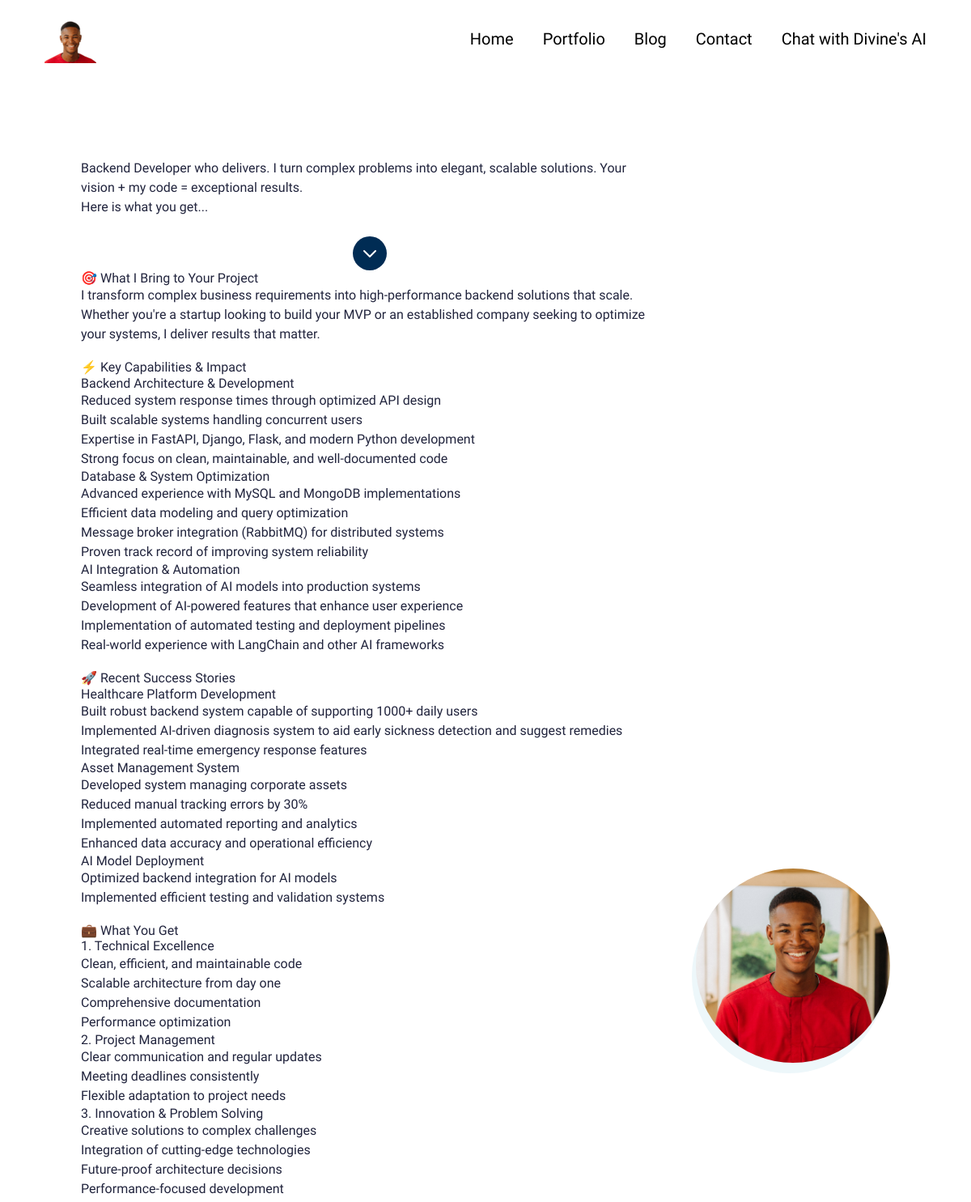
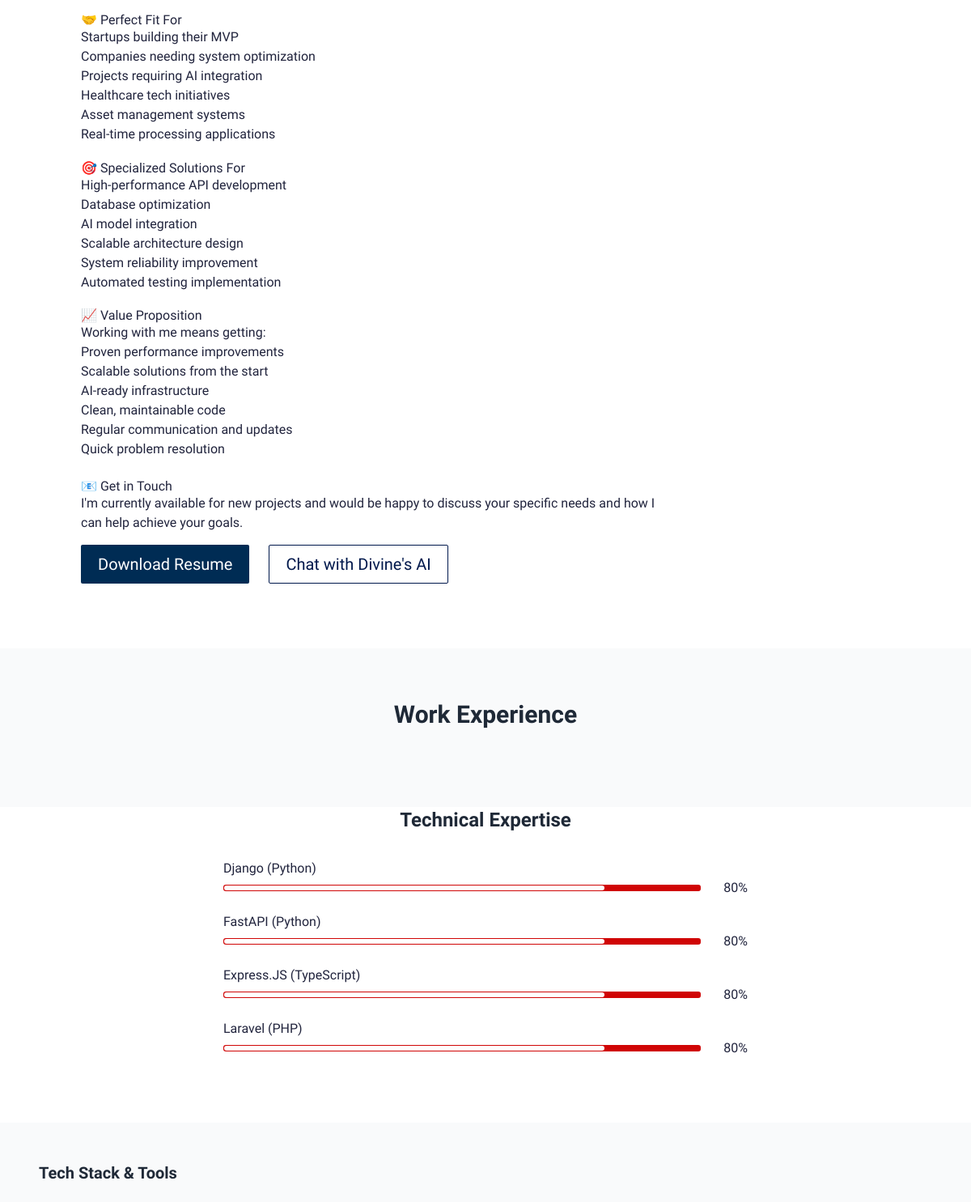
Before: / (upper part) with the older database file (2 pictures, top to bottom).
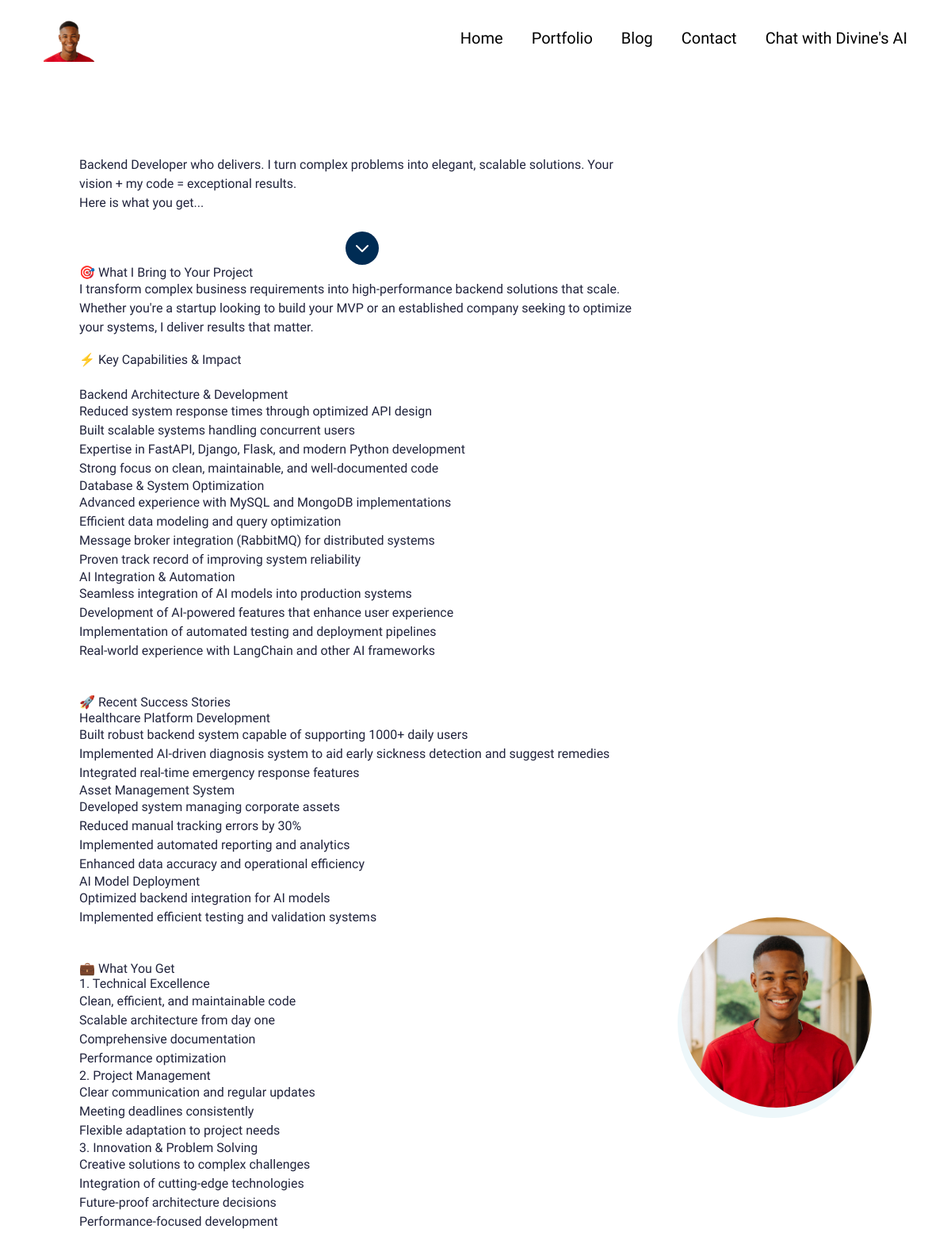
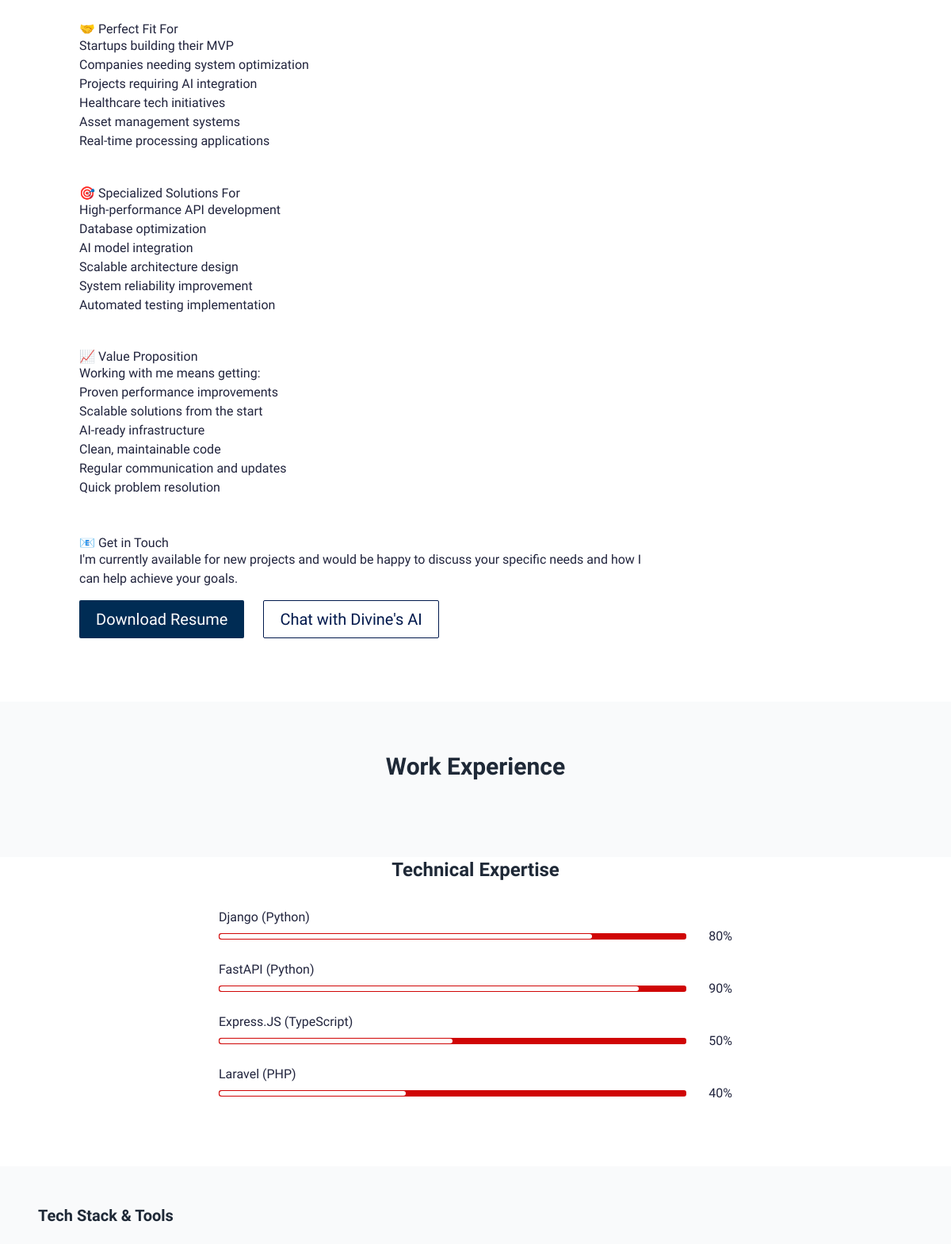
After: the same page with the newer database file (2 pictures, top to bottom).
### main/models.py (models this page shows, shortened)
class UserProfile(models.Model):
    class Meta:
        verbose_name = 'User Profile'
        verbose_name_plural = 'User Profiles'
    user = models.OneToOneField(User, on_delete=models.CASCADE)
    avatar = models.ImageField(upload_to='avatar/', blank=True, null=True)
    title = models.CharField(max_length=20, blank=True, null=True)
    bio = models.TextField(blank=True, null=True)
    skills = models.ManyToManyField(Skill, blank=True)
    cv = models.FileField(upload_to='cv/', blank=True, null=True)

class AboutMe(models.Model):
    headline = models.CharField(max_length=200)
    short_bio = models.TextField(help_text="Brief introduction that's always visible")
    detailed_bio = RichTextField(help_text="Detailed information shown when expanded")
    profile_image = models.ImageField(upload_to='profile/', blank=True, null=True)
    resume_file = models.FileField(upload_to='documents/', blank=True, null=True)
    github_url = models.URLField(blank=True)
    linkedin_url = models.URLField(blank=True)
    twitter_url = models.URLField(blank=True)
    email = models.EmailField(blank=True)
    class Meta:
        verbose_name_plural = "About Me"

class Skill(models.Model):
    LEVEL_CHOICES = [
        ('Beginner', 'Beginner'),
        ('Intermediate', 'Intermediate'),
        ('Advanced', 'Advanced'),
        ('Expert', 'Expert'),
    ]
    COLOR_SCHEMES = [
        ('pink', 'Pink - Beginner'),
        ('blue', 'Blue - Intermediate'),
        ('purple', 'Purple - Advanced'),
        ('green', 'Green - Expert'),
    ]
    class Meta:
        verbose_name = 'Skill'
        verbose_name_plural = 'Skills'
    name = models.CharField(max_length=50)
    level = models.CharField(max_length=20, choices=LEVEL_CHOICES, default='Intermediate')
    description = models.TextField()
    order = models.IntegerField(default=0)
    score = models.IntegerField(default=80, blank=True, null=True)
    image = models.ImageField(upload_to='skills/', blank=True, null=True)
    is_key_skill = models.BooleanField(default=False)
    color_scheme = models.CharField(
        max_length=20,
        choices=COLOR_SCHEMES,
        default='blue'
    )
    @property
    def level_color_classes(self):
        color_mapping = {
            'pink': 'bg-pink-100 text-pink-800 border border-pink-200',
            'blue': 'bg-blue-100 text-blue-800 border border-blue-200',
            'purple': 'bg-purple-100 text-purple-800 border border-purple-200',
            'green': 'bg-green-100 text-green-800 border border-green-200',
        }
        return color_mapping.get(self.color_scheme, 'bg-gray-100 text-gray-800')

### main/views.py (the view)
# urls.py: path('', views.IndexView.as_view(), name="home"),
class IndexView(generic.TemplateView):
	template_name = "main/index.html"
	def get_context_data(self, **kwargs):
		context = super().get_context_data(**kwargs)
		experiences = WorkExperience.objects.all()
		for experience in experiences:
			if experience.key_achievements:
				experience.key_achievements = experience.key_achievements.split('\n')
		about = AboutMe.objects.first()
		tools = Tool.objects.all()
		testimonials = Testimonial.objects.filter(is_active=True)
		certificates = Certificate.objects.filter(is_active=True)
		blogs = Blog.objects.filter(is_active=True)
		portfolio = Portfolio.objects.filter(is_active=True)
		profile = UserProfile.objects.first()
		context["about"] = about
		context["tools"] = tools
		context["testimonials"] = testimonials
		context["certificates"] = certificates
		context["blogs"] = blogs
		context["portfolio"] = portfolio
		if profile:
			context["user_title"] = profile.title
			context["user_first_name"] = profile.user.first_name.title()
			print(profile.title)
			print(profile.user.first_name.title())
		return context

### resume/context_processors.py (called while the page is built)
def project_context(request):
    context = {
        'me': User.objects.first(),
    }
    return context

### main/templates/main/index.html (shortened to what this page needs)
{% extends 'main/base.html' %}
{% load static %}
{% block content %}
<section>
  <div class="bannerSection">
    <div class="container">
      <div class="row g-4 g-md-3  align-items-center">
        <div class="col-md-auto order-md-last">
          <div class="bannerUserImg">
            {% if me.userprofile.avatar %}
              <img src="{{ me.userprofile.avatar.url }}" alt="User Avatar">
            {% else %}
              <img src="" alt="Default Avatar">
            {% endif %}
          </div>
        </div>
        <div class="col-md">
          <div class="bannerContent">
            <h1 class="xlTitle pb-3">
            </h1>
            <p>{{me.userprofile.bio}}</p>
            <p>Here is what you get...</p>
            <div class="flex justify-center mt-6">
              <button class="expand-button p-2 rounded-full btn btnPrimary hover:btn btnPrimary text-white transition duration-200 bounce-animation"
                      aria-expanded="false">
                <svg class="w-6 h-6 transform transition-transform duration-200" fill="none" stroke="currentColor" viewBox="0 0 24 24">
                  <path stroke-linecap="round" stroke-linejoin="round" stroke-width="2" d="M19 9l-7 7-7-7" />
                </svg>
              </button>
            </div>
            <div class="expandable-content ">
              <div class="prose max-w-none">
                {{ about.detailed_bio|safe }}
              </div>
            <div class="bannerBtnCol">
              <div class="row">
                <div class="col-auto">
                  <a download href="{{me.userprofile.cv.url}}" class="btn btnPrimary">Download Resume</a>
                </div>
                <div class="col-auto">
                  <a href="{% url 'main:assistant' %}" class="btn btnOutline">Chat with Divine's AI</a>
                </div>
              </div>
            </div>
      </div>
    </div>
  </div>
</section>
<section class="bg-gray-50 py-16">
  <div class="max-w-4xl mx-auto px-4">
      <h2 class="text-3xl font-bold text-gray-800 mb-8 text-center">Work Experience</h2>
  </div>
</section>
<section>
  <div class="sectionSpace pt-0">
    <div class="container">
      <div class="row">
<div class="max-w-2xl mx-auto">
    <h2 class="text-2xl font-bold text-gray-800 mb-8 text-center">Technical Expertise</h2>
          <div class="progressCol">
            <div class="progressCard">
            {% for sk in me.userprofile.skills.all %}
            {% if not sk.is_key_skill %}
              <div class="progressCol">
                <span class="progressLbl">{{sk.name}}</span>
                <div class="row g-2 align-items-center">
                  <div class="col">
                    <div class="progress progressStyle">
                      <div class="progress-bar" role="progressbar" style="width: {{sk.score}}%" aria-valuenow="{{sk.score}}" aria-valuemin="0" aria-valuemax="100"></div>
                    </div>
                  </div>
                  <div class="col-auto">
                    <span class="pLbl">{{sk.score}}%</span>
                  </div>
                </div>
              </div>
              {% endif %}
              {% endfor %}
                </div>
              </div>
            </div>
          </div>
</div>
      </div>
</section>
<section class="bg-gray-50 py-12">
  <div class="max-w-6xl mx-auto px-4">
      <h2 class="text-xl font-bold text-gray-800 mb-6">Tech Stack & Tools</h2>
  </div>
</section>
{% endblock %}

### main/templates/main/base.html (shortened to what this page needs)
{% load static %}
<!doctype html>
<html lang="en">
  <head>
    <link href="{% static 'css/bootstrap.min.css' %}" rel="stylesheet">
    <link rel="stylesheet" href="https://unpkg.com/swiper@7.0.5/swiper-bundle.min.css">
    <link href="{% static 'css/style.css' %}" rel="stylesheet">
    <script src="https://cdn.tailwindcss.com"></script>
  </head>
  <body>
    {% include 'main/partials/nav.html' %}
    {% block content %}{% endblock %}
  </body>
</html>

### main/templates/main/partials/nav.html (shortened to what this page needs)
{% load static %}
<header>
    <div class="headerCol">
    <div class="container-fluid">
        <div class="row align-items-center">
        <div class="col-auto">
            <div class="logoCol"><a href="{% url 'main:home' %}"><img src="{% static 'images/_MGL9542 (4)-Photoroom.png-Photoroom (1).png' %}" alt="..."></a></div>
        </div>
        <div class="col">
            <div class="navCollapseCol">
            <div class="navCol">
                <ul>
                <li><a href="{%url 'main:home'%}">Home</a></li>
                <li><a href="{%url 'main:portfolios' %}">Portfolio</a></li>
                <li><a href="{% url 'main:blogs' %}">Blog</a></li>
                <li><a href="{%url 'main:contact'%}">Contact</a></li>
                <li><a href="{%url 'main:assistant'%}">Chat with Divine's AI</a></li>
                </ul>
            </div>
            </div>
        </div>
        </div>
    </div>
    </div>
</header>

### main/templates/main/partials/footer.html (shortened to what this page needs)
{% load static %}

### static/css/style.css (style rules this page uses)
:root { --primaryColor: #002C54; --primaryDarkColor: #00184c; --primaryHoverColor: #0a15a8; --secondaryColor: #d00505; --baseColor: #21243D; --baseFont: 'Heebo', sans-serif; --titleFont: 'Courier Prime', monospace; --regular: 400; --medium: 500; --bold: 700; --black: 900; --lightBg: #F1F1F1; }
html { scroll-behavior: smooth; }
body { font-family: var(--baseFont); color: var(--baseColor); line-height: normal; }
ul { margin: 0; padding: 0; list-style-type: none; }
img { max-width: 100%; }
a { color: inherit; }
a, .btn { -webkit-transition: all 300ms ease-in-out 0s; -o-transition: all 300ms ease-in-out 0s; transition: all 300ms ease-in-out 0s; text-decoration: none; }
.btn { font-size: 20px; font-weight: var(--medium); padding: 8px 20px; border-radius: 2px; }
.btnPrimary { background-color: var(--primaryColor); color: var(--bs-white); }
.btnOutline { border: 1px solid var(--primaryDarkColor); color: var(--primaryDarkColor); }
.xlTitle { font-size: 40px; line-height: 1.3; font-weight: var(--bold); font-family: var(--titleFont) }
.headerCol { background-color: var(--bs-white); padding: 18px 0; -webkit-transition: all 300ms ease-in-out 0s; -o-transition: all 300ms ease-in-out 0s; transition: all 300ms ease-in-out 0s; position: fixed; z-index: 99; left: 0; right: 0; top: 0; }
.navCol { text-align: right; }
.navCol a { font-size: 20px; color: #000; font-weight: var(--medium); display: inline-block; position: relative; }
.navCol a::before { content: ""; position: absolute; left: 50%; right: 50%; bottom: 0; height: 2px; border-radius: 2px; background-color: var(--primaryColor); -webkit-transition: all 500ms ease-in-out 0s; -o-transition: all 500ms ease-in-out 0s; transition: all 500ms ease-in-out 0s; opacity: 0; }
.navCol li { display: inline-block; }
.navCol li + li { padding-left: 32px; }
.bannerSection { padding: 180px 0 80px; }
.bannerUserImg { margin-left: 30px; width: 240px; height: 240px; border-radius: 50%; position: relative; }
.bannerUserImg img { width: 100%; height: 100%; -o-object-fit: cover; object-fit: cover; border-radius: 50%; position: relative; }
.bannerUserImg::before { content: ""; position: absolute; left: -5px; top: 13px; width: 100%; height: 100%; background-color: #EDF7FA; border-radius: 50%; }
.bannerBtnCol { padding-top: 15px; }
.sectionSpace { padding: 80px 0; }
.pLbl { display: block; width: 50px; text-align: right; }
.progress.progressStyle { height: 8px; padding: 1px; background-color: var(--secondaryColor); border-radius: 3px; }
.progressStyle .progress-bar { background-color: #fff; border-radius: 3px; }
.progressCol + .progressCol { padding-top: 18px; }
@media (min-width:992px) { .container, .container-lg, .container-md, .container-sm, .container-xl, .container-xxl { max-width: 890px; } }
@media (min-width:992px) { .headerCol .container-fluid { padding-left: 30px; padding-right: 30px; } }
@media (min-width:1200px) { .headerCol .container-fluid { padding-left: 55px; padding-right: 55px; } }

### main/templates/main/index.html (style rules this page uses)
.bannerUserImg img { transition: transform 0.3s; }
.expandable-content { transition: height 0.2s ease-in-out; overflow: hidden; }
.expand-button { animation: bounce 1.5s infinite; }

Changed rows visible on the page:
changed Skill "FastAPI (Python)": score "80" → "90"
changed Skill "Express.JS (TypeScript)": score "80" → "50"
changed Skill "Laravel (PHP)": score "80" → "40"
